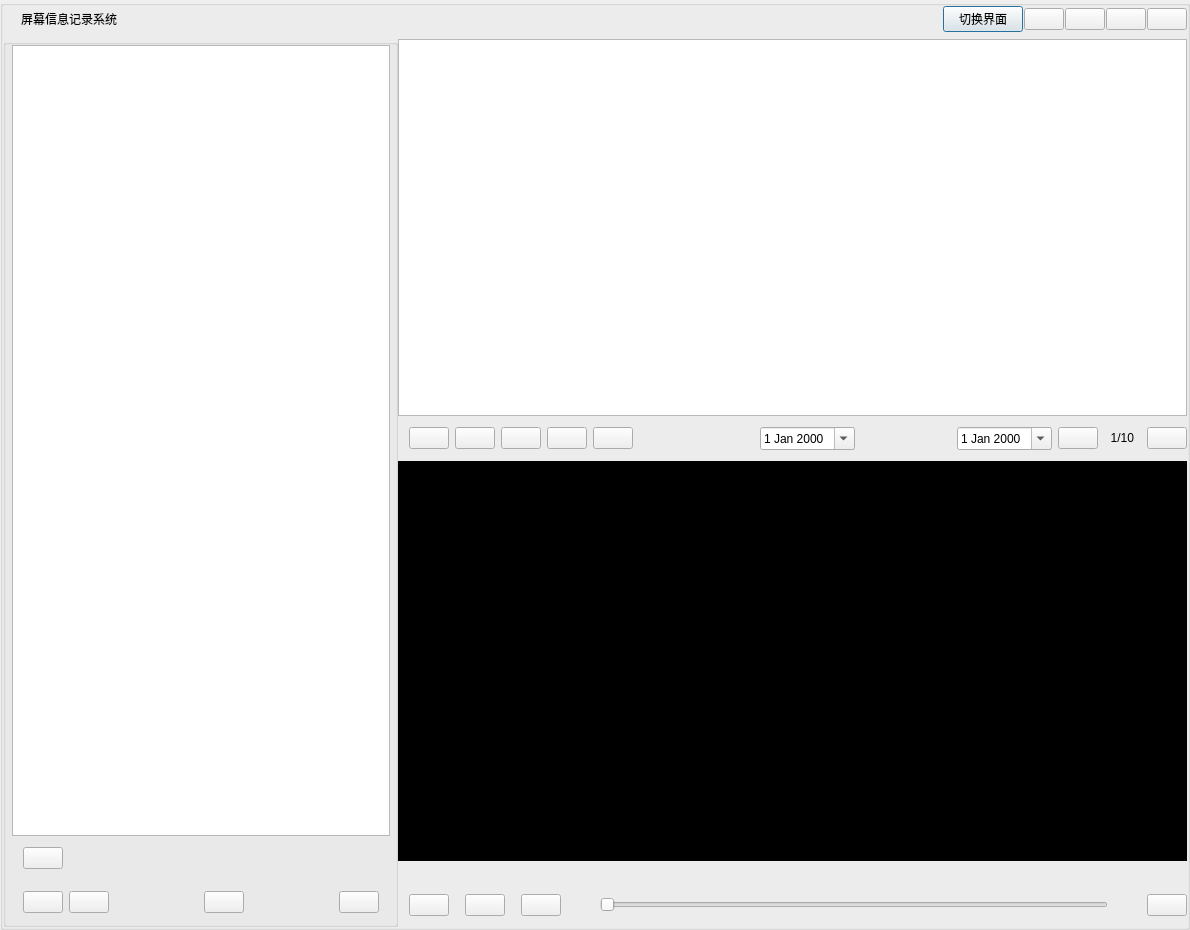
<?xml version="1.0" encoding="UTF-8"?>
<ui version="4.0">
 <class>Dialog</class>
 <widget class="QDialog" name="Dialog">
  <property name="geometry">
   <rect>
    <x>0</x>
    <y>0</y>
    <width>1190</width>
    <height>930</height>
   </rect>
  </property>
  <property name="windowTitle">
   <string>屏幕信息记录系统</string>
  </property>
  <property name="windowIcon">
   <iconset resource="pic.qrc">
    <normaloff>:/picture/picture/002.png</normaloff>:/picture/picture/002.png</iconset>
  </property>
  <layout class="QHBoxLayout" name="horizontalLayout_5" stretch="0">
   <property name="spacing">
    <number>0</number>
   </property>
   <property name="leftMargin">
    <number>0</number>
   </property>
   <property name="topMargin">
    <number>0</number>
   </property>
   <property name="rightMargin">
    <number>0</number>
   </property>
   <property name="bottomMargin">
    <number>0</number>
   </property>
   <item>
    <widget class="QGroupBox" name="groupBox_Window">
     <layout class="QVBoxLayout" name="verticalLayout">
      <property name="leftMargin">
       <number>0</number>
      </property>
      <property name="topMargin">
       <number>0</number>
      </property>
      <property name="rightMargin">
       <number>0</number>
      </property>
      <property name="bottomMargin">
       <number>0</number>
      </property>
      <item>
       <widget class="QWidget" name="widget_Title" native="true">
        <property name="enabled">
         <bool>true</bool>
        </property>
        <property name="minimumSize">
         <size>
          <width>0</width>
          <height>0</height>
         </size>
        </property>
        <property name="sizeIncrement">
         <size>
          <width>0</width>
          <height>50</height>
         </size>
        </property>
        <property name="baseSize">
         <size>
          <width>0</width>
          <height>50</height>
         </size>
        </property>
        <layout class="QHBoxLayout" name="horizontalLayout_2">
         <property name="spacing">
          <number>1</number>
         </property>
         <property name="leftMargin">
          <number>10</number>
         </property>
         <property name="topMargin">
          <number>0</number>
         </property>
         <property name="rightMargin">
          <number>0</number>
         </property>
         <property name="bottomMargin">
          <number>1</number>
         </property>
         <item>
          <widget class="QLabel" name="label_logo">
           <property name="text">
            <string/>
           </property>
          </widget>
         </item>
         <item>
          <widget class="QLabel" name="label">
           <property name="text">
            <string>屏幕信息记录系统</string>
           </property>
          </widget>
         </item>
         <item>
          <spacer name="horizontalSpacer_9">
           <property name="orientation">
            <enum>Qt::Horizontal</enum>
           </property>
           <property name="sizeHint" stdset="0">
            <size>
             <width>40</width>
             <height>20</height>
            </size>
           </property>
          </spacer>
         </item>
         <item>
          <widget class="QPushButton" name="pBt_shift">
           <property name="text">
            <string>切换界面</string>
           </property>
          </widget>
         </item>
         <item>
          <widget class="QPushButton" name="pushButton_help">
           <property name="text">
            <string/>
           </property>
          </widget>
         </item>
         <item>
          <widget class="QPushButton" name="pushButton_min">
           <property name="text">
            <string/>
           </property>
          </widget>
         </item>
         <item>
          <widget class="QPushButton" name="pushButton_max">
           <property name="text">
            <string/>
           </property>
          </widget>
         </item>
         <item>
          <widget class="QPushButton" name="pushButton_close">
           <property name="text">
            <string/>
           </property>
          </widget>
         </item>
        </layout>
       </widget>
      </item>
      <item>
       <layout class="QHBoxLayout" name="horizontalLayout" stretch="1,2">
        <property name="spacing">
         <number>0</number>
        </property>
        <item>
         <widget class="QGroupBox" name="groupBox_Left">
          <property name="title">
           <string/>
          </property>
          <layout class="QVBoxLayout" name="verticalLayout_3">
           <property name="spacing">
            <number>0</number>
           </property>
           <property name="leftMargin">
            <number>6</number>
           </property>
           <property name="topMargin">
            <number>0</number>
           </property>
           <property name="rightMargin">
            <number>5</number>
           </property>
           <property name="bottomMargin">
            <number>0</number>
           </property>
           <item>
            <layout class="QVBoxLayout" name="verticalLayout_2"/>
           </item>
           <item>
            <widget class="QTreeView" name="treeView_Module">
             <property name="maximumSize">
              <size>
               <width>500</width>
               <height>16777215</height>
              </size>
             </property>
             <property name="focusPolicy">
              <enum>Qt::NoFocus</enum>
             </property>
             <property name="frameShape">
              <enum>QFrame::StyledPanel</enum>
             </property>
             <property name="frameShadow">
              <enum>QFrame::Sunken</enum>
             </property>
             <property name="editTriggers">
              <set>QAbstractItemView::NoEditTriggers</set>
             </property>
             <property name="expandsOnDoubleClick">
              <bool>true</bool>
             </property>
             <attribute name="headerVisible">
              <bool>false</bool>
             </attribute>
             <attribute name="headerDefaultSectionSize">
              <number>25</number>
             </attribute>
             <attribute name="headerStretchLastSection">
              <bool>false</bool>
             </attribute>
            </widget>
           </item>
           <item>
            <widget class="QWidget" name="widget_Option" native="true">
             <layout class="QHBoxLayout" name="horizontalLayout_6">
              <item>
               <widget class="QPushButton" name="pushButton_update">
                <property name="text">
                 <string/>
                </property>
               </widget>
              </item>
              <item>
               <spacer name="horizontalSpacer_3">
                <property name="orientation">
                 <enum>Qt::Horizontal</enum>
                </property>
                <property name="sizeHint" stdset="0">
                 <size>
                  <width>40</width>
                  <height>20</height>
                 </size>
                </property>
               </spacer>
              </item>
             </layout>
            </widget>
           </item>
           <item>
            <widget class="QWidget" name="widget_Module" native="true">
             <property name="maximumSize">
              <size>
               <width>500</width>
               <height>50</height>
              </size>
             </property>
             <layout class="QHBoxLayout" name="horizontalLayout_Module">
              <item>
               <widget class="QPushButton" name="pushButton_RecordStart">
                <property name="text">
                 <string/>
                </property>
                <property name="checkable">
                 <bool>true</bool>
                </property>
               </widget>
              </item>
              <item>
               <widget class="QPushButton" name="pushButton_RecordStop">
                <property name="text">
                 <string/>
                </property>
               </widget>
              </item>
              <item>
               <spacer name="horizontalSpacer_15">
                <property name="orientation">
                 <enum>Qt::Horizontal</enum>
                </property>
                <property name="sizeHint" stdset="0">
                 <size>
                  <width>40</width>
                  <height>20</height>
                 </size>
                </property>
               </spacer>
              </item>
              <item>
               <widget class="QPushButton" name="pushButton_Delete">
                <property name="text">
                 <string/>
                </property>
               </widget>
              </item>
              <item>
               <spacer name="horizontalSpacer_16">
                <property name="orientation">
                 <enum>Qt::Horizontal</enum>
                </property>
                <property name="sizeHint" stdset="0">
                 <size>
                  <width>40</width>
                  <height>20</height>
                 </size>
                </property>
               </spacer>
              </item>
              <item>
               <widget class="QPushButton" name="pushButton_Add">
                <property name="enabled">
                 <bool>true</bool>
                </property>
                <property name="text">
                 <string/>
                </property>
               </widget>
              </item>
             </layout>
            </widget>
           </item>
          </layout>
         </widget>
        </item>
        <item>
         <layout class="QVBoxLayout" name="verticalLayout_5" stretch="3,0,0,0,0">
          <property name="spacing">
           <number>0</number>
          </property>
          <property name="rightMargin">
           <number>0</number>
          </property>
          <item>
           <widget class="QTableView" name="tableView_File">
            <property name="sizePolicy">
             <sizepolicy hsizetype="Expanding" vsizetype="Fixed">
              <horstretch>0</horstretch>
              <verstretch>0</verstretch>
             </sizepolicy>
            </property>
            <property name="minimumSize">
             <size>
              <width>0</width>
              <height>0</height>
             </size>
            </property>
            <property name="maximumSize">
             <size>
              <width>16777215</width>
              <height>500</height>
             </size>
            </property>
            <property name="sizeIncrement">
             <size>
              <width>1</width>
              <height>1000</height>
             </size>
            </property>
            <property name="lineWidth">
             <number>1</number>
            </property>
            <property name="editTriggers">
             <set>QAbstractItemView::NoEditTriggers</set>
            </property>
            <property name="selectionBehavior">
             <enum>QAbstractItemView::SelectRows</enum>
            </property>
            <property name="gridStyle">
             <enum>Qt::DashDotLine</enum>
            </property>
            <attribute name="verticalHeaderHighlightSections">
             <bool>false</bool>
            </attribute>
            <attribute name="verticalHeaderStretchLastSection">
             <bool>true</bool>
            </attribute>
           </widget>
          </item>
          <item>
           <widget class="QWidget" name="widget_File" native="true">
            <property name="maximumSize">
             <size>
              <width>16777215</width>
              <height>50</height>
             </size>
            </property>
            <layout class="QHBoxLayout" name="horizontalLayout_FileOperation">
             <property name="rightMargin">
              <number>0</number>
             </property>
             <item>
              <widget class="QPushButton" name="pushButton_DownloadStart">
               <property name="text">
                <string/>
               </property>
              </widget>
             </item>
             <item>
              <widget class="QPushButton" name="pushButton_DownloadStop">
               <property name="text">
                <string/>
               </property>
              </widget>
             </item>
             <item>
              <widget class="QPushButton" name="pushButton_DownloadDir">
               <property name="text">
                <string/>
               </property>
              </widget>
             </item>
             <item>
              <widget class="QPushButton" name="pushButton_DeleteAllFile">
               <property name="text">
                <string/>
               </property>
              </widget>
             </item>
             <item>
              <widget class="QPushButton" name="pushButton_DeleteFile">
               <property name="text">
                <string/>
               </property>
              </widget>
             </item>
             <item>
              <spacer name="horizontalSpacer">
               <property name="orientation">
                <enum>Qt::Horizontal</enum>
               </property>
               <property name="sizeHint" stdset="0">
                <size>
                 <width>40</width>
                 <height>20</height>
                </size>
               </property>
              </spacer>
             </item>
             <item>
              <widget class="QLabel" name="label_StartTime">
               <property name="sizePolicy">
                <sizepolicy hsizetype="Fixed" vsizetype="Preferred">
                 <horstretch>0</horstretch>
                 <verstretch>0</verstretch>
                </sizepolicy>
               </property>
               <property name="minimumSize">
                <size>
                 <width>50</width>
                 <height>0</height>
                </size>
               </property>
               <property name="text">
                <string/>
               </property>
              </widget>
             </item>
             <item>
              <widget class="QDateEdit" name="dateEdit_Start">
               <property name="calendarPopup">
                <bool>true</bool>
               </property>
              </widget>
             </item>
             <item>
              <spacer name="horizontalSpacer_10">
               <property name="orientation">
                <enum>Qt::Horizontal</enum>
               </property>
               <property name="sizeType">
                <enum>QSizePolicy::Preferred</enum>
               </property>
               <property name="sizeHint" stdset="0">
                <size>
                 <width>40</width>
                 <height>20</height>
                </size>
               </property>
              </spacer>
             </item>
             <item>
              <widget class="QLabel" name="label_StopTime">
               <property name="sizePolicy">
                <sizepolicy hsizetype="Fixed" vsizetype="Preferred">
                 <horstretch>0</horstretch>
                 <verstretch>0</verstretch>
                </sizepolicy>
               </property>
               <property name="minimumSize">
                <size>
                 <width>50</width>
                 <height>0</height>
                </size>
               </property>
               <property name="text">
                <string/>
               </property>
              </widget>
             </item>
             <item>
              <widget class="QDateEdit" name="dateEdit_Stop">
               <property name="calendarPopup">
                <bool>true</bool>
               </property>
              </widget>
             </item>
             <item>
              <widget class="QPushButton" name="pushButton_PageUp">
               <property name="sizePolicy">
                <sizepolicy hsizetype="Fixed" vsizetype="Fixed">
                 <horstretch>0</horstretch>
                 <verstretch>0</verstretch>
                </sizepolicy>
               </property>
               <property name="text">
                <string/>
               </property>
              </widget>
             </item>
             <item>
              <widget class="QLabel" name="label_Page">
               <property name="sizePolicy">
                <sizepolicy hsizetype="Fixed" vsizetype="Fixed">
                 <horstretch>0</horstretch>
                 <verstretch>0</verstretch>
                </sizepolicy>
               </property>
               <property name="text">
                <string>  1/10  </string>
               </property>
              </widget>
             </item>
             <item>
              <widget class="QPushButton" name="pushButton_PageDown">
               <property name="sizePolicy">
                <sizepolicy hsizetype="Fixed" vsizetype="Fixed">
                 <horstretch>0</horstretch>
                 <verstretch>0</verstretch>
                </sizepolicy>
               </property>
               <property name="text">
                <string/>
               </property>
              </widget>
             </item>
            </layout>
           </widget>
          </item>
          <item>
           <widget class="QLabel" name="graphicsView_Player">
            <property name="sizePolicy">
             <sizepolicy hsizetype="Expanding" vsizetype="Expanding">
              <horstretch>0</horstretch>
              <verstretch>0</verstretch>
             </sizepolicy>
            </property>
            <property name="minimumSize">
             <size>
              <width>710</width>
              <height>400</height>
             </size>
            </property>
            <property name="baseSize">
             <size>
              <width>710</width>
              <height>400</height>
             </size>
            </property>
            <property name="styleSheet">
             <string notr="true">background-color:rgb(0, 0, 0)</string>
            </property>
            <property name="text">
             <string/>
            </property>
           </widget>
          </item>
          <item>
           <widget class="QWidget" name="widget" native="true">
            <property name="minimumSize">
             <size>
              <width>0</width>
              <height>20</height>
             </size>
            </property>
            <property name="maximumSize">
             <size>
              <width>16777215</width>
              <height>50</height>
             </size>
            </property>
            <layout class="QHBoxLayout" name="horizontalLayout_3">
             <property name="topMargin">
              <number>1</number>
             </property>
             <property name="rightMargin">
              <number>0</number>
             </property>
             <property name="bottomMargin">
              <number>1</number>
             </property>
             <item>
              <spacer name="horizontalSpacer_13">
               <property name="orientation">
                <enum>Qt::Horizontal</enum>
               </property>
               <property name="sizeHint" stdset="0">
                <size>
                 <width>40</width>
                 <height>20</height>
                </size>
               </property>
              </spacer>
             </item>
             <item>
              <widget class="QLabel" name="label_PlayerInfo">
               <property name="text">
                <string/>
               </property>
              </widget>
             </item>
             <item>
              <spacer name="horizontalSpacer_14">
               <property name="orientation">
                <enum>Qt::Horizontal</enum>
               </property>
               <property name="sizeHint" stdset="0">
                <size>
                 <width>40</width>
                 <height>20</height>
                </size>
               </property>
              </spacer>
             </item>
            </layout>
           </widget>
          </item>
          <item>
           <widget class="QWidget" name="widget_Player" native="true">
            <property name="maximumSize">
             <size>
              <width>16777215</width>
              <height>50</height>
             </size>
            </property>
            <layout class="QHBoxLayout" name="horizontalLayout_4">
             <property name="rightMargin">
              <number>0</number>
             </property>
             <item>
              <widget class="QPushButton" name="pushButton_PlayerStart">
               <property name="text">
                <string/>
               </property>
              </widget>
             </item>
             <item>
              <spacer name="horizontalSpacer_17">
               <property name="orientation">
                <enum>Qt::Horizontal</enum>
               </property>
               <property name="sizeType">
                <enum>QSizePolicy::Minimum</enum>
               </property>
               <property name="sizeHint" stdset="0">
                <size>
                 <width>10</width>
                 <height>20</height>
                </size>
               </property>
              </spacer>
             </item>
             <item>
              <widget class="QPushButton" name="pushButton_PlayerPause">
               <property name="text">
                <string/>
               </property>
              </widget>
             </item>
             <item>
              <spacer name="horizontalSpacer_6">
               <property name="orientation">
                <enum>Qt::Horizontal</enum>
               </property>
               <property name="sizeType">
                <enum>QSizePolicy::Minimum</enum>
               </property>
               <property name="sizeHint" stdset="0">
                <size>
                 <width>10</width>
                 <height>20</height>
                </size>
               </property>
              </spacer>
             </item>
             <item>
              <widget class="QPushButton" name="pushButton_PlayerStop">
               <property name="text">
                <string/>
               </property>
              </widget>
             </item>
             <item>
              <spacer name="horizontalSpacer_8">
               <property name="orientation">
                <enum>Qt::Horizontal</enum>
               </property>
               <property name="sizeType">
                <enum>QSizePolicy::Minimum</enum>
               </property>
               <property name="sizeHint" stdset="0">
                <size>
                 <width>20</width>
                 <height>20</height>
                </size>
               </property>
              </spacer>
             </item>
             <item>
              <widget class="QLabel" name="label_PlayerTime">
               <property name="text">
                <string/>
               </property>
              </widget>
             </item>
             <item>
              <widget class="QSlider" name="horizontalSlider_Player">
               <property name="orientation">
                <enum>Qt::Horizontal</enum>
               </property>
              </widget>
             </item>
             <item>
              <widget class="QLabel" name="label_PlayerLength">
               <property name="text">
                <string/>
               </property>
              </widget>
             </item>
             <item>
              <spacer name="horizontalSpacer_2">
               <property name="orientation">
                <enum>Qt::Horizontal</enum>
               </property>
               <property name="sizeType">
                <enum>QSizePolicy::Minimum</enum>
               </property>
               <property name="sizeHint" stdset="0">
                <size>
                 <width>20</width>
                 <height>20</height>
                </size>
               </property>
              </spacer>
             </item>
             <item>
              <widget class="QPushButton" name="pushButton_PlayerFullscreen">
               <property name="text">
                <string/>
               </property>
              </widget>
             </item>
            </layout>
           </widget>
          </item>
         </layout>
        </item>
       </layout>
      </item>
     </layout>
    </widget>
   </item>
  </layout>
 </widget>
 <layoutdefault spacing="6" margin="11"/>
 <tabstops>
  <tabstop>pushButton_RecordStart</tabstop>
  <tabstop>pushButton_RecordStop</tabstop>
  <tabstop>tableView_File</tabstop>
  <tabstop>pushButton_DownloadStart</tabstop>
  <tabstop>pushButton_DownloadStop</tabstop>
  <tabstop>pushButton_DownloadDir</tabstop>
  <tabstop>dateEdit_Start</tabstop>
  <tabstop>dateEdit_Stop</tabstop>
  <tabstop>pushButton_PageUp</tabstop>
  <tabstop>pushButton_PageDown</tabstop>
  <tabstop>pushButton_PlayerStart</tabstop>
  <tabstop>pushButton_PlayerStop</tabstop>
  <tabstop>horizontalSlider_Player</tabstop>
  <tabstop>pushButton_PlayerFullscreen</tabstop>
 </tabstops>
 <resources>
  <include location="pic.qrc"/>
 </resources>
 <connections/>
</ui>
